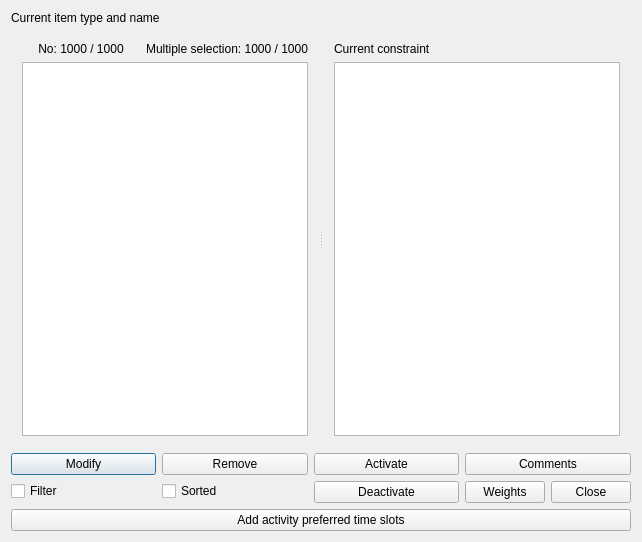
<?xml version="1.0" encoding="UTF-8"?>
<ui version="4.0">
 <class>ListOfRelatedTimeConstraintsForm_template</class>
 <widget class="QDialog" name="ListOfRelatedTimeConstraintsForm_template">
  <property name="geometry">
   <rect>
    <x>0</x>
    <y>0</y>
    <width>642</width>
    <height>542</height>
   </rect>
  </property>
  <property name="windowTitle">
   <string extracomment="This is the title of the dialog to see the list of all constraints of this type">Related time constraints</string>
  </property>
  <layout class="QGridLayout" name="gridLayout">
   <item row="0" column="0">
    <widget class="QLabel" name="currentItemLabel">
     <property name="text">
      <string notr="true">Current item type and name</string>
     </property>
     <property name="wordWrap">
      <bool>true</bool>
     </property>
    </widget>
   </item>
   <item row="1" column="0">
    <widget class="QSplitter" name="splitter">
     <property name="sizePolicy">
      <sizepolicy hsizetype="Expanding" vsizetype="Expanding">
       <horstretch>0</horstretch>
       <verstretch>0</verstretch>
      </sizepolicy>
     </property>
     <property name="orientation">
      <enum>Qt::Horizontal</enum>
     </property>
     <widget class="QWidget" name="layoutWidget">
      <layout class="QVBoxLayout" name="verticalLayout_2">
       <item>
        <layout class="QHBoxLayout" name="horizontalLayout">
         <item>
          <widget class="QLabel" name="constraintsTextLabel">
           <property name="frameShape">
            <enum>QFrame::NoFrame</enum>
           </property>
           <property name="frameShadow">
            <enum>QFrame::Plain</enum>
           </property>
           <property name="text">
            <string notr="true">No: 1000 / 1000</string>
           </property>
           <property name="alignment">
            <set>Qt::AlignCenter</set>
           </property>
           <property name="wordWrap">
            <bool>false</bool>
           </property>
          </widget>
         </item>
         <item>
          <widget class="QLabel" name="mSLabel">
           <property name="text">
            <string notr="true">Multiple selection: 1000 / 1000</string>
           </property>
           <property name="alignment">
            <set>Qt::AlignCenter</set>
           </property>
          </widget>
         </item>
        </layout>
       </item>
       <item>
        <widget class="QListWidget" name="constraintsListWidget"/>
       </item>
      </layout>
     </widget>
     <widget class="QWidget" name="layoutWidget2">
      <layout class="QVBoxLayout" name="verticalLayout">
       <item>
        <widget class="QLabel" name="currentConstraintTextLabel">
         <property name="text">
          <string>Current constraint</string>
         </property>
         <property name="wordWrap">
          <bool>false</bool>
         </property>
        </widget>
       </item>
       <item>
        <widget class="QTextEdit" name="currentConstraintTextEdit"/>
       </item>
      </layout>
     </widget>
    </widget>
   </item>
   <item row="2" column="0">
    <layout class="QVBoxLayout" name="verticalLayout_5">
     <item>
      <layout class="QHBoxLayout" name="horizontalLayout_3">
       <item>
        <layout class="QVBoxLayout" name="verticalLayout_3">
         <item>
          <widget class="QPushButton" name="modifyConstraintPushButton">
           <property name="text">
            <string>Modify</string>
           </property>
          </widget>
         </item>
         <item>
          <widget class="QCheckBox" name="filterCheckBox">
           <property name="text">
            <string>Filter</string>
           </property>
          </widget>
         </item>
        </layout>
       </item>
       <item>
        <layout class="QVBoxLayout" name="verticalLayout_4">
         <item>
          <widget class="QPushButton" name="removeConstraintsPushButton">
           <property name="text">
            <string>Remove</string>
           </property>
          </widget>
         </item>
         <item>
          <widget class="QCheckBox" name="sortedCheckBox">
           <property name="text">
            <string comment="It refers to time constraints">Sorted</string>
           </property>
          </widget>
         </item>
        </layout>
       </item>
       <item>
        <layout class="QVBoxLayout" name="verticalLayout_6">
         <item>
          <widget class="QPushButton" name="activatePushButton">
           <property name="text">
            <string comment="Refers to activating a time constraint">Activate</string>
           </property>
          </widget>
         </item>
         <item>
          <widget class="QPushButton" name="deactivatePushButton">
           <property name="text">
            <string comment="Refers to deactivating a time constraint">Deactivate</string>
           </property>
          </widget>
         </item>
        </layout>
       </item>
       <item>
        <layout class="QVBoxLayout" name="verticalLayout_7">
         <item>
          <widget class="QPushButton" name="commentsPushButton">
           <property name="text">
            <string>Comments</string>
           </property>
          </widget>
         </item>
         <item>
          <layout class="QHBoxLayout" name="horizontalLayout_2">
           <item>
            <widget class="QPushButton" name="weightsPushButton">
             <property name="text">
              <string comment="With this button we can change the weights of all the selected time constraints">Weights</string>
             </property>
            </widget>
           </item>
           <item>
            <widget class="QPushButton" name="closePushButton">
             <property name="text">
              <string>Close</string>
             </property>
            </widget>
           </item>
          </layout>
         </item>
        </layout>
       </item>
      </layout>
     </item>
     <item>
      <widget class="QPushButton" name="addConstraintPushButton">
       <property name="text">
        <string comment="Add a new constraint of type 'activity preferred time slots'">Add activity preferred time slots</string>
       </property>
      </widget>
     </item>
    </layout>
   </item>
  </layout>
 </widget>
 <layoutdefault spacing="6" margin="11"/>
 <resources/>
 <connections/>
</ui>
